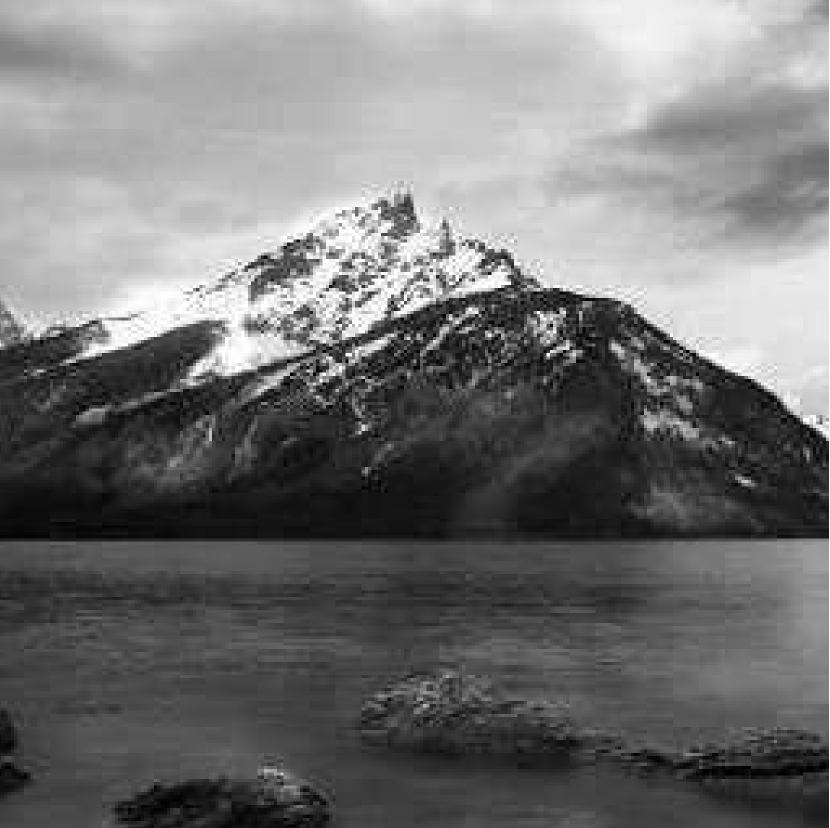
#> input picture data_processing/power_spectra/Literature/mountain_test.png, 1660 x 1656 px (shown at 1/2 size)
$ python psd_SEM_1.py   (older library calls are emulated)
#> lines starting #> are read from the running program, lines starting #| are printed output that depends on the picture
### data_processing/power_spectra/psds.py
"""
Power Spectra
"""

import numpy
try:
    import matplotlib.pyplot as pyplot
    pyplotOK = True
except ImportError:
    pyplotOK = False
from correlate2d import correlate2d
from radialprofile import azimuthalAverageBins,radialAverageBins

def hanning2d(M, N):
    """
    A 2D hanning window, as per IDL's hanning function.  See numpy.hanning for the 1d description
    """

    if N <= 1:
        return numpy.hanning(M)
    elif M <= 1:
        return numpy.hanning(N) # scalar unity; don't window if dims are too small
    else:
        return numpy.outer(numpy.hanning(M),numpy.hanning(N))

def power_spectrum(*args,**kwargs):
    """
    Thin wrapper of PSD2.  Returns the 1D power spectrum in stead of the 2D Power Spectral Density
    """
    kwargs['oned']=True
    return PSD2(*args,**kwargs)

def PSD2(image, image2=None, oned=False,
        fft_pad=False, real=False, imag=False,
        binsize=1.0, radbins=1, azbins=1, radial=False, hanning=False,
        wavnum_scale=False, twopi_scale=False, **kwargs):
    """
    Two-dimensional Power Spectral Density.
    NAN values are treated as zero.

    image2 - can specify a second image if you want to see the cross-power-spectrum instead of the
        power spectrum.
    oned - return radial profile of 2D PSD (i.e. mean power as a function of spatial frequency)
           freq,zz = PSD2(image); plot(freq,zz) is a power spectrum
    fft_pad - Add zeros to the edge of the image before FFTing for a speed
        boost?  (the edge padding will be removed afterwards)
    real - Only compute the real part of the PSD (Default is absolute value)
    imag - Only compute the complex part of the PSD (Default is absolute value)
    hanning - Multiply the image to be PSD'd by a 2D Hanning window before performing the FTs.
        Reduces edge effects.  This idea courtesy Paul Ricchiazzia (May 1993), author of the
        IDL astrolib psd.pro
    wavnum_scale - multiply the FFT^2 by the wavenumber when computing the PSD?
    twopi_scale - multiply the FFT^2 by 2pi?
    azbins - Number of azimuthal (angular) bins to include.  Default is 1, or
        all 360 degrees.  If azbins>1, the data will be split into [azbins]
        equally sized pie pieces.  Azbins can also be a numpy array.  See
        AG_image_tools.azimuthalAverageBins for details


    radial - An option to return the *azimuthal* power spectrum (i.e., the spectral power as a function
        of angle).  Not commonly used.
    radbins - number of radial bins (you can compute the azimuthal power spectrum in different annuli)
    """

    # prevent modification of input image (i.e., the next two lines of active code)
    image = image.copy()

    # remove NANs (but not inf's)
    image[image!=image] = 0

    if hanning:
        image = hanning2d(*image.shape) * image

    if image2 is None:
        image2 = image
    else:
        image2 = image2.copy()
        image2[image2!=image2] = 0
        if hanning:
            image2 = hanning2d(*image2.shape) * image2

    if real:
        psd2 = numpy.real( correlate2d(image,image2,return_fft=True,fft_pad=fft_pad,normalize_kernel=False) )
    elif imag:
        psd2 = numpy.imag( correlate2d(image,image2,return_fft=True,fft_pad=fft_pad,normalize_kernel=False) )
    else: # default is absolute value
        psd2 = numpy.abs( correlate2d(image,image2,return_fft=True,fft_pad=fft_pad,normalize_kernel=False) )
    # normalization is approximately (numpy.abs(image).sum()*numpy.abs(image2).sum())

    if wavnum_scale:
        # wx = numpy.concatenate([ numpy.arange(image.shape[0]/2,dtype='float') , image.shape[0]/2 - numpy.arange(image.shape[0]/2,dtype='float') -1 ]) / (image.shape[0]/2.)
        # wy = numpy.concatenate([ numpy.arange(image.shape[1]/2,dtype='float') , image.shape[1]/2 - numpy.arange(image.shape[1]/2,dtype='float') -1 ]) / (image.shape[1]/2.)
        wx = numpy.concatenate([image.shape[0]/2 - numpy.arange(image.shape[0]/2,dtype='float'), numpy.arange(image.shape[0]/2,dtype='float') - 1]) / (image.shape[0]/2.)
        wy = numpy.concatenate([image.shape[1]/2 - numpy.arange(image.shape[1]/2,dtype='float'), numpy.arange(image.shape[1]/2,dtype='float') - 1]) / (image.shape[1]/2.)
        wx/=wx.max()
        wy/=wy.max()
        import matplotlib.pyplot as plt
        # wavnum = numpy.sqrt(numpy.outer(wx, numpy.ones(wx.shape)) ** 2 + numpy.outer(numpy.ones(wy.shape), wx) ** 2)
        wavnum = 1/numpy.sqrt(2)*numpy.sqrt( numpy.outer(wx,numpy.ones(wy.shape))**2 + numpy.outer(numpy.ones(wx.shape),wy)**2 )
        psd2 *= wavnum

    if twopi_scale:
        psd2 *= numpy.pi * 2

    if radial:
        azbins,az,zz = radialAverageBins(psd2,radbins=radbins, interpnan=True, binsize=binsize, **kwargs)
        if len(zz) == 1:
            return az,zz[0]
        else:
            return az,zz

    if oned:
        return pspec(psd2, azbins=azbins, binsize=binsize, **kwargs)

    # else...
    return psd2

# [38 lines left out: function pspec, not called in this run]

### data_processing/power_spectra/correlate2d.py
import numpy
import convolve

def correlate2d(im1,im2,**kwargs):
    """
    Cross-correlation of two images of arbitrary size.  Returns an image
    cropped to the largest of each dimension of the input images

    Options:
    return_fft - if true, return fft(im1)*fft(im2[::-1,::-1]), which is the power
        spectral density
    fftshift - if true, return the shifted psd so that the DC component is in
        the center of the image
    pad - Default on.  Zero-pad image to the nearest 2^n
    crop - Default on.  Return an image of the size of the largest input image.
        If the images are asymmetric in opposite directions, will return the largest
        image in both directions.

    WARNING: Normalization may be arbitrary if you use the PSD
    """

    return convolve.convolve(im1,im2[::-1,::-1],**kwargs)

### data_processing/power_spectra/convolve.py
import numpy as np
import types

try:
    import fftw3
    has_fftw = True
    def fftw2(array,nthreads=1):
        array = array.astype('complex')
        outarray = array.copy()
        fft_forward = fftw3.Plan(array,outarray, direction='forward', flags=['estimate'],nthreads=nthreads)
        fft_forward()
        return outarray
    # [6 lines left out: function ifftw2, not called in this run]
except ImportError:
    fft2 = np.fft.fft2
    ifft2 = np.fft.ifft2
    has_fftw = False
    # [11 lines of commented-out code are left out]

def convolve(img, kernel, crop=True, return_fft=False, fftshift=True,
        fft_pad=True, psf_pad=False, ignore_nan=False, quiet=False,
        ignore_zeros=True, min_wt=1e-8, force_ignore_zeros_off=False,
        normalize_kernel=np.sum, debug=False, nthreads=1):
    """
    Convolve an image with a kernel.  Returns something the size of an image.
    Assumes image & kernel are centered

    *NOTE* Order matters; the kernel should be second.

    Options:
    fft_pad - Default on.  Zero-pad image to the nearest 2^n
    psf_pad - Default off.  Zero-pad image to be at least the sum of the image
        sizes (in order to avoid edge-wrapping when smoothing)
    crop - Default on.  Return an image of the size of the largest input image.
        If the images are asymmetric in opposite directions, will return the
        largest image in both directions.
    return_fft - Return the FFT instead of the convolution.  Useful for making
        PSDs.
    fftshift - If return_fft on, will shift & crop image to appropriate
        dimensions
    ignore_nan - attempts to re-weight assuming NAN values are meant to be
        ignored, not treated as zero.
    ignore_zeros - Ignore the zero-pad-created zeros.  Desirable if you have
        periodic boundaries on a non-2^n grid
    force_ignore_zeros_off - You can choose to turn off the ignore-zeros when padding,
        but this is only recommended for purely debug purposes
    min_wt - If ignoring nans/zeros, force all grid points with a weight less
        than this value to NAN (the weight of a grid point with *no* ignored
        neighbors is 1.0)
    normalize_kernel - if specified, function to divide kernel by to normalize it

    nthreads - if fftw3 is installed, can specify the number of threads to
        allow FFTs to use.  Probably only helpful for large arrays
    """

    # replace fft2 if has_fftw so that nthreads can be passed
    global fft2,ifft2
    if has_fftw:
        def fft2(*args, **kwargs):
            return fftw2(*args, nthreads=nthreads, **kwargs)

        def ifft2(*args, **kwargs):
            return ifftw2(*args, nthreads=nthreads, **kwargs)


    # mask catching
    if hasattr(img,'mask'):
        mask = img.mask
        img = np.array(img)
        img[mask] = np.nan

    # NAN catching
    nanmaskimg = img!=img
    img[nanmaskimg] = 0
    if nanmaskimg.sum() > 0 and not ignore_nan and not quiet:
        print("Warning: NOT ignoring nan values even though they are present (they are treated as 0)")

    if (psf_pad or fft_pad) and not ignore_zeros and not force_ignore_zeros_off and not quiet:
        print("Warning: when psf_pad or fft_pad are enabled, ignore_zeros is forced on")
        ignore_zeros=True
    elif force_ignore_zeros_off:
        ignore_zeros=False

    if normalize_kernel: # try this.  If a function is not passed, the code will just crash... I think type checking would be better but PEPs say otherwise...
        kernel = kernel / normalize_kernel(kernel)

    if debug: print("Status: ignore_zeros=",ignore_zeros," force_ignore_zeros_off=",force_ignore_zeros_off," psf_pad=",psf_pad," fft_pad=",fft_pad," normalize_kernel=",normalize_kernel)

    imgshape = img.shape
    kernshape = kernel.shape
    # find ideal size (power of 2) for fft.  Can add shapes because they are tuples
    if fft_pad:
        if psf_pad:
            # add the X dimensions and Y dimensions and then take the max (bigger)
            fsize = 2**np.ceil(np.log2(np.max(np.array(imgshape)+np.array(kernshape))))
        else:
            # add the shape lists (max of a list of length 4) (smaller)
            fsize = 2**np.ceil(np.log2(np.max(imgshape+kernshape)))
        newshape = np.array([fsize,fsize])
    else:
        if psf_pad:
            newshape = np.array(imgshape)+np.array(kernshape) # just add the biggest dimensions
        else:
            newshape = np.array([np.max([imgshape[0],kernshape[0]]),np.max([imgshape[1],kernshape[1]])])
    centerx, centery = newshape/2.
    imgquarter1x, imgquarter1y = centerx - imgshape[0]/2.,centery - imgshape[1]/2.
    imgquarter1x = int(imgquarter1x)
    imgquarter1y = int(imgquarter1y)
    imgquarter3x, imgquarter3y = centerx + imgshape[0]/2.,centery + imgshape[1]/2.
    imgquarter3x = int(imgquarter3x)
    imgquarter3y = int(imgquarter3y)
    kernelquarter1x, kernelquarter1y = int(centerx - kernshape[0]/2.),int(centery - kernshape[1]/2.)
    kernelquarter3x, kernelquarter3y = int(centerx + kernshape[0]/2.),int(centery + kernshape[1]/2.)
    bigimg = np.zeros(newshape,dtype=np.complex128)
    bigkernel = np.zeros(newshape,dtype=np.complex128)
    bigimg[imgquarter1x:imgquarter3x,imgquarter1y:imgquarter3y] = img
    bigkernel[kernelquarter1x:kernelquarter3x,kernelquarter1y:kernelquarter3y] = kernel
    imgfft = fft2(bigimg)
    kernfft = fft2(bigkernel)
    fftmult = imgfft*kernfft
    if debug: print("Kernel sum: %g  Bigkernel sum: %g" % (kernel.sum(), bigkernel.sum()))
    if ignore_nan or ignore_zeros:
        bigimwt = np.ones(newshape,dtype=np.complex128)
        if ignore_zeros: bigimwt[:] = 0.0
        bigimwt[imgquarter1x:imgquarter3x,imgquarter1y:imgquarter3y] = 1.0-nanmaskimg*ignore_nan
        wtfft = fft2(bigimwt)
        wtfftmult = wtfft*kernfft/kernel.sum()
        wtfftsm   = ifft2(wtfftmult)
        pixel_weight = np.fft.fftshift(wtfftsm).real
        if debug: print("Pixel weight: %g  bigimwt: %g wtfft sum: %g kernfft sum: %g wtfftsm sum: %g" % (pixel_weight.sum(), bigimwt.sum(), wtfft.sum(), kernfft.sum(), wtfftsm.sum()))
    if debug: print("img shape:",imgshape," kern shape:",kernshape," newshape:",newshape,\
                    " imgquarter1x,3x,1y,3y:",imgquarter1x,imgquarter3x,imgquarter1y,imgquarter3y, \
                    " kernelquarter1x,3x,1y,3y:",kernelquarter1x,kernelquarter3x,kernelquarter1y,kernelquarter3y)

    if return_fft:
        if fftshift: # default on
            if crop:
                return np.fft.fftshift(fftmult)[ imgquarter1x:imgquarter3x, imgquarter1y:imgquarter3y ]
            else:
                return np.fft.fftshift(fftmult)
        else:
            return fftmult

    if ignore_nan or ignore_zeros:
        rifft = np.fft.fftshift( ifft2( fftmult ) ) / pixel_weight
        rifft[pixel_weight < min_wt] = np.nan
    else:
        rifft = np.fft.fftshift( ifft2( fftmult ) )
    if crop:
        result = rifft[ imgquarter1x:imgquarter3x, imgquarter1y:imgquarter3y ].real
        return result
    else:
        return rifft.real

# [106 lines left out: function smooth, not called in this run]

### data_processing/power_spectra/psd_SEM_1.py
import psds
import numpy as np
import matplotlib.pyplot as plt
import imageio
import pylab
from skimage.transform import resize

im0 = imageio.imread('Literature/mountain_test.png')
#> im0 is the input picture: shape (1656, 1660, 4); mean R, G, B, A 115.8, 115.8, 115.8, 255
mindim = np.min(im0.shape[0:1])
#> mindim = 1656
im = im0[:mindim, :mindim, 0]
# for i in range(mindim):
#     for j in range(mindim):
#         im[i, j] =
# im = np.random.normal(100, 30, im.shape)
line = 100+50*np.sin(2*np.pi/20*np.arange(mindim, dtype=np.float))
# line = np.random.normal(100, 30, mindim)
for i in range(mindim):
        im[i, :] = line
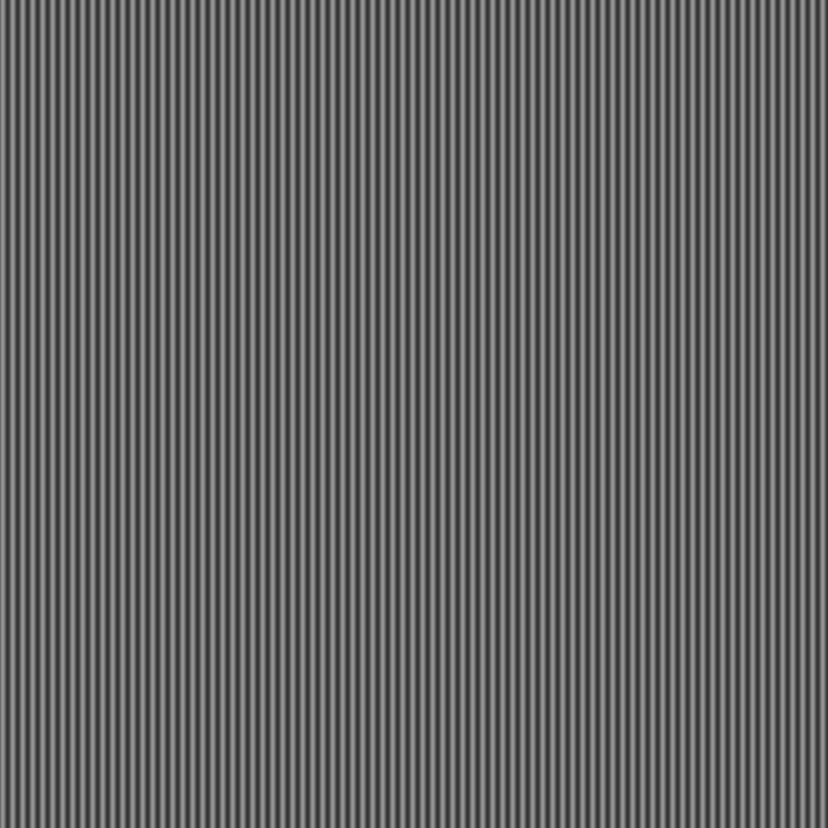
#> im: shape (1656, 1656) (shown at 1/2 size); min 50, max 150, mean 99.6
pix_per_mm = 1/np.sqrt(2)
# im = im0[:,:]
plt.imshow(im)
hanning = True

# xxx = psds.power_spectrum(im, oned=True, hanning=hanning)
freqG,psdG = psds.power_spectrum(im, oned=True, hanning=hanning)
#> (the run stopped early here; a loop or call above may not have finished)

$ run again, with data_processing/power_spectra/Literature/Hull_1949.PNG copied over data_processing/power_spectra/Literature/mountain_test.png
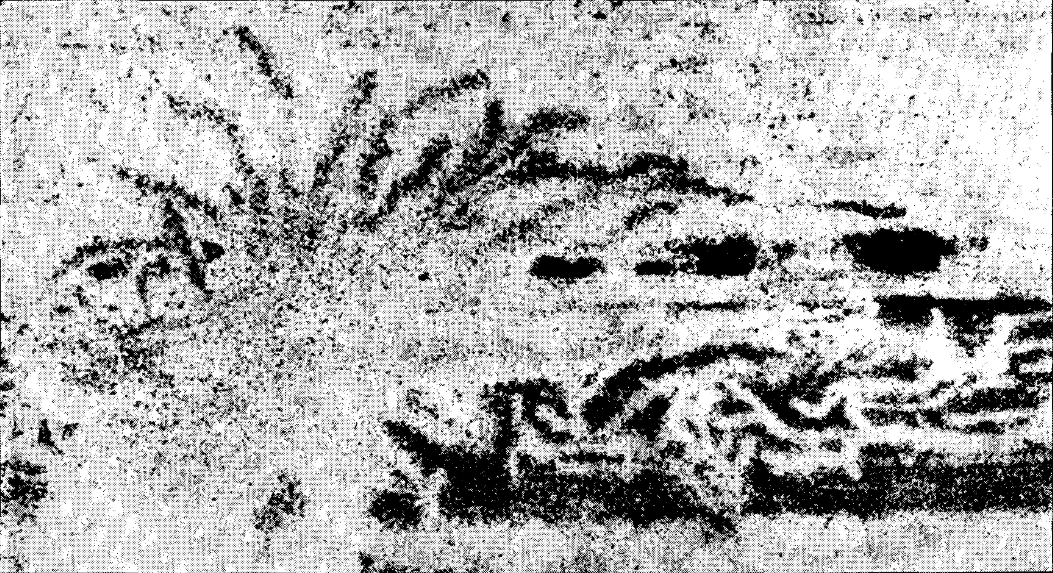
#> input picture data_processing/power_spectra/Literature/Hull_1949.PNG, 1053 x 573 px
#> im0 is the input picture: shape (573, 1053, 4); mean R, G, B, A 174, 174, 174, 255
#> `im = im0[:mindim, :mindim, 0]`:
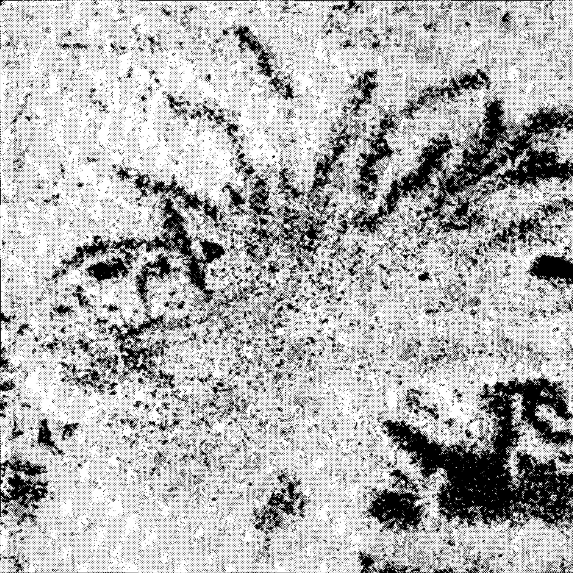
#> im: shape (573, 573); min 0, max 255, mean 177.9
#> after the loop `for i in range(mindim):`:
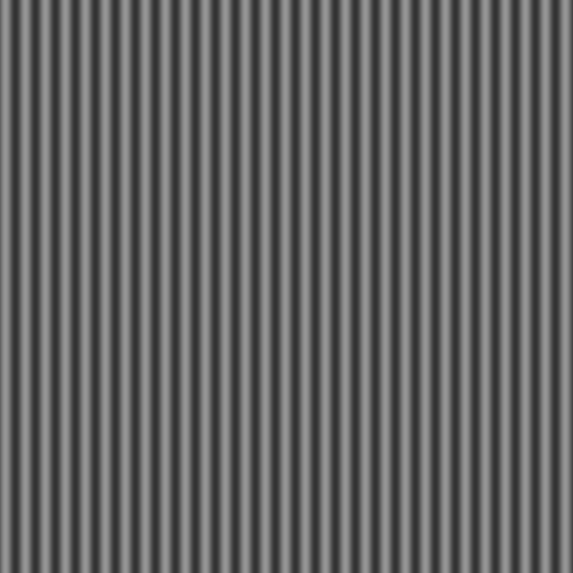
#> im: shape (573, 573); min 50, max 150, mean 100
